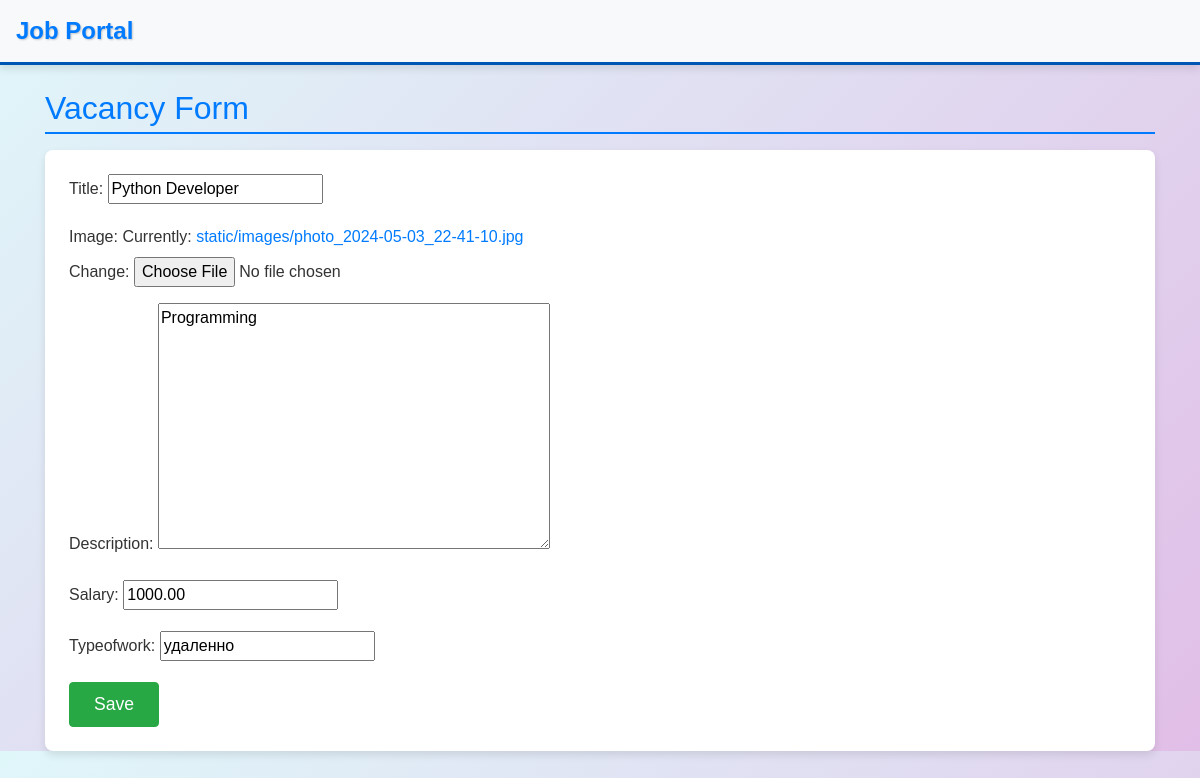
Before: /vacancy/1/update/ with the older database file.
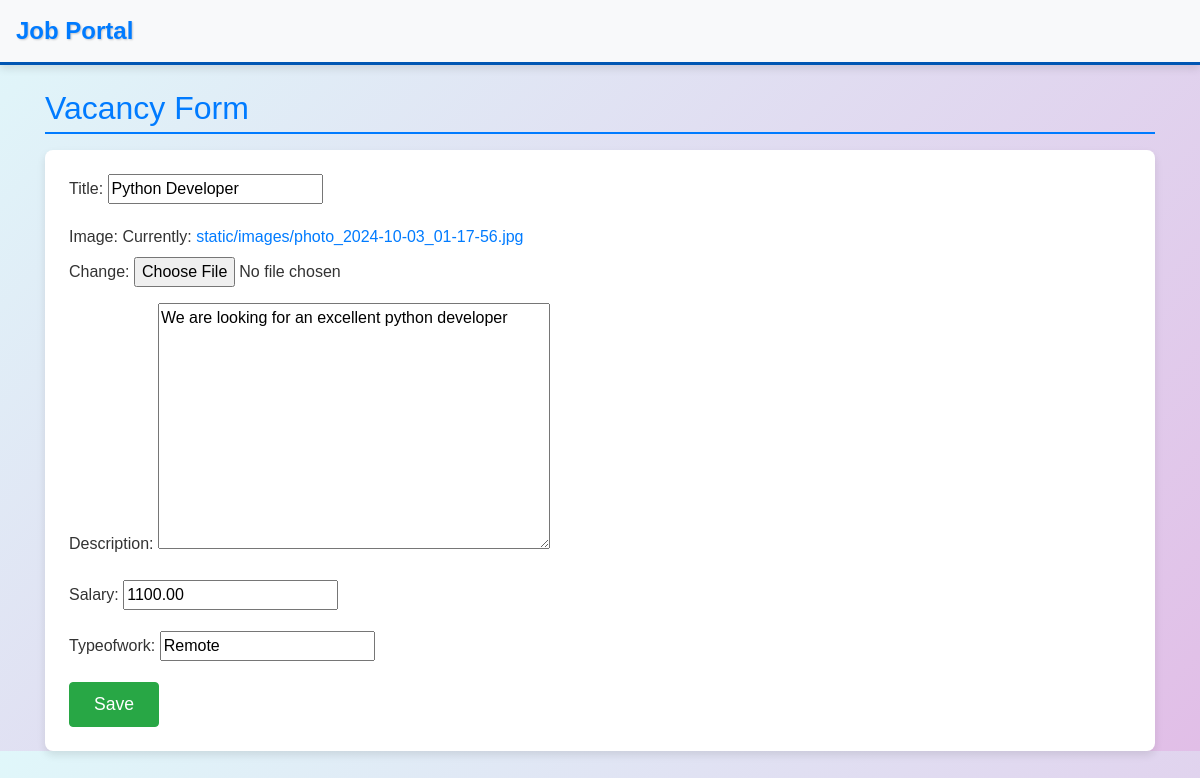
After: the same page with the newer database file.
### vacancy/models.py (models this page shows, shortened)
class Vacancy(models.Model):
    title = models.CharField(max_length=255)
    image = models.ImageField(upload_to='static/images', null = True)
    description = models.TextField()
    salary = models.DecimalField(max_digits=10, decimal_places=2)
    typeofwork = models.CharField(max_length=50)
    created_at = models.DateTimeField(auto_now=True)
    is_active = models.BooleanField(default=True)
    category = models.ForeignKey(Category, on_delete=models.CASCADE, related_name='vacancies', default = 1)

### vacancy/views.py (the view)
# urls.py: path('vacancy/<int:pk>/update/', VacancyUpdateView.as_view(), name='vacancy_update'),
class VacancyUpdateView(UpdateView):
    model = Vacancy
    form_class = VacancyForm
    template_name = 'vacancy_form.html'
    success_url = reverse_lazy('vacancy_list')

### vacancy/forms.py
class VacancyForm(forms.ModelForm):
    class Meta:
        model = Vacancy
        fields = ['title', 'image', 'description', 'salary', 'typeofwork']

### templates/vacancy_form.html (shortened to what this page needs)
{% extends 'base.html' %}
{% block content %}
<h2>Vacancy Form</h2>
<form method="post" enctype="multipart/form-data">
    {{ form.as_p }}
    <button type="submit" class="btn btn-success">Save</button>
</form>
{% endblock %}

Changed rows visible on the page:
changed Vacancy "Python Developer": description "Programming" → "We are looking for an excellent python developer"; salary "1000.00" → "1100.00"; typeofwork "удаленно" → "Remote"
Other visible differences:
text no longer shown: "Title: Image: Currently: static/images/photo_2024-05-03_22-41-10.jpg Change: Description: Salary: Typeofwork:"
text now shown: "Title: Image: Currently: static/images/photo_2024-10-03_01-17-56.jpg Change: Description: Salary: Typeofwork:"
